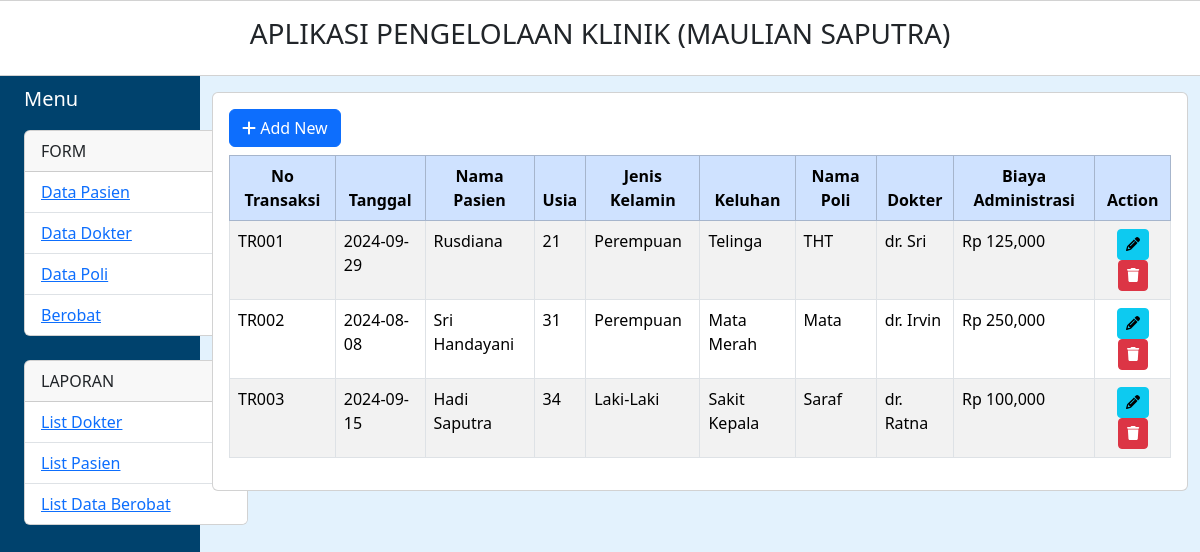
The page /berobat/index.php on the database its author committed.
### tables this page shows
CREATE TABLE `berobat` (
  `No_Transaksi` varchar(20) NOT NULL,
  `PasienKlinik_ID` varchar(11) NOT NULL,
  `Tanggal_Berobat` date NOT NULL,
  `Dokter_ID` int(11) NOT NULL,
  `Keluhan_Pasien` text NOT NULL,
  `Biaya_Adm` int(12) NOT NULL
);

CREATE TABLE `pasien` (
  `PasienKlinik_ID` varchar(11) NOT NULL,
  `Nama_PasienKlinik` varchar(100) NOT NULL,
  `Tanggal_LahirPasien` date NOT NULL,
  `Jenis_KelaminPasien` varchar(20) NOT NULL,
  `Alamat_Pasien` varchar(100) NOT NULL
);

CREATE TABLE `poli` (
  `Poli_ID` int(11) NOT NULL,
  `Nama_Poli` varchar(100) NOT NULL
);

CREATE TABLE `dokter` (
  `Dokter_ID` int(11) NOT NULL,
  `Nama_Dokter` varchar(100) NOT NULL,
  `Poli_ID` int(11) NOT NULL
);

### berobat/index.php (the view, shortened to what this page needs)
<!DOCTYPE html>
<html lang="en">
<head>
    <link rel="stylesheet" href="../css/bootstrap.min.css">
    <link rel="stylesheet" href="../css/all.min.css">
</head>
<body style="background-color:#e3f2fd;">
<div class="row">
        <div class="card m-auto text-center">
            <div class="card-body">
                <h3 class="card-title">APLIKASI PENGELOLAAN KLINIK (MAULIAN SAPUTRA)</h3>
            </div>
        </div>
        </div>
<div class="container-fluid">
    <div class="row flex-nowrap">
        <?php include_once("../menu.php") ?>
        <div class="col py-3">
        <div class="card m-auto">
            <div class="card-body">
                <a title="Tambah Data Baru" href="form.php" class="btn btn-primary mb-2"><i class="fa fa-plus"></i> Add New</a>
                    <table class="table table-striped table-bordered">
                        <thead>
                            <tr class="table-primary text-center">
                                <th  scope="col">No Transaksi</th>
                                <th scope="col">Tanggal</th>
                                <th scope="col">Nama Pasien</th>
                                <th scope="col">Usia</th>
                                <th scope="col">Jenis Kelamin</th>
                                <th scope="col">Keluhan</th>
                                <th scope="col">Nama Poli</th>
                                <th scope="col">Dokter</th>
                                <th scope="col">Biaya Administrasi</th>
                                <th scope="col">Action</th>
                            </tr>
                        </thead>
                        <tbody>
                            <?php
                            include_once("../koneksi.php");
                            $sql = "SELECT * FROM berobat INNER JOIN pasien ON berobat.PasienKlinik_ID=pasien.PasienKlinik_ID
                            INNER JOIN dokter ON berobat.Dokter_ID=dokter.Dokter_ID INNER JOIN poli ON dokter.Poli_ID=poli.Poli_ID";
                            $qry = mysqli_query($con,$sql);
                            foreach($qry as $list){
                            ?>
                            <tr>
                                <td><?=$list['No_Transaksi']?></td>
                                <td><?=$list['Tanggal_Berobat']?></td>
                                <td><?=$list['Nama_PasienKlinik']?></td>
                                <td><?php
                                $lhr_pasien = date_create($list['Tanggal_LahirPasien']);
                                $lhr_pasien = date_format($lhr_pasien,"Y");
                                echo date("Y")-$lhr_pasien;
                                ?></td>
                                <td><?=$list['Jenis_KelaminPasien']?></td>
                                <td><?=$list['Keluhan_Pasien']?></td>
                                <td><?=$list['Nama_Poli']?></td>
                                <td><?=$list['Nama_Dokter']?></td>
                                <td>Rp <?=number_format($list['Biaya_Adm'])?></td>
                                <td class="text-center">
                                    <a title="Edit Data <?=$list['No_Transaksi']?>" class="btn btn-sm btn-info" href="edit.php?kode=<?=$list['No_Transaksi']?>"><i class="fa fa-pencil"></i></a>
                                    <button title="Hapus Data <?=$list['No_Transaksi']?>" type="button" class="btn btn-danger btn-sm" data-bs-toggle="modal" data-bs-target="#exampleModal<?=$list['No_Transaksi']?>">
                                    <i class="fa fa-trash"></i>
                                    </button>
                                </td>
                            </tr>
                            <?php
                            }
                            ?>
                        </tbody>
                    </table>
                </div>
            </div>
        </div>
    </div>
</div>
</body>
</html>

### menu.php
<div class="col-auto col-md-3 col-xl-2 px-sm-2 px-0" style="background-color: #00426D;">
            <div class="d-flex flex-column align-items-center align-items-sm-start px-3 pt-2 text-white min-vh-100">
                <a href="/" class="d-flex align-items-center pb-3 mb-md-0 me-md-auto text-white text-decoration-none">
                    <span class="fs-5 d-none d-sm-inline">Menu</span>
                </a>
                <div class="card" style="width: 14rem;">
                    <div class="card-header">
                        FORM
                    </div>
                    <ul class="list-group list-group-flush">
                        <li class="list-group-item"><a href="../pasien/">Data Pasien</a></li>
                        <li class="list-group-item"><a href="../dokter/">Data Dokter</a></li>
                        <li class="list-group-item"><a href="../poli/">Data Poli</a></li>
                        <li class="list-group-item"><a href="../berobat/">Berobat</a></li>
                    </ul>
                </div>
                <br>
                <div class="card" style="width: 14rem;">
                    <div class="card-header">
                        LAPORAN
                    </div>
                    <ul class="list-group list-group-flush">
                        <li class="list-group-item"><a href="../dokter/index2.php">List Dokter</a></li>
                        <li class="list-group-item"><a href="../pasien/index2.php">List Pasien</a></li>
                        <li class="list-group-item"><a href="../berobat/index2.php">List Data Berobat</a></li>
                    </ul>
                </div>
            </div>
        </div>

### rows shown on the page
berobat: No_Transaksi "TR001", Tanggal_Berobat "2024-09-29", PasienKlinik_ID.Nama_PasienKlinik "Rusdiana", PasienKlinik_ID.Jenis_KelaminPasien "Perempuan", Keluhan_Pasien "Telinga", poli.Nama_Poli "THT", Dokter_ID.Nama_Dokter "dr. Sri", Biaya_Adm "125,000"
berobat: No_Transaksi "TR002", Tanggal_Berobat "2024-08-08", PasienKlinik_ID.Nama_PasienKlinik "Sri Handayani", PasienKlinik_ID.Jenis_KelaminPasien "Perempuan", Keluhan_Pasien "Mata Merah", poli.Nama_Poli "Mata", Dokter_ID.Nama_Dokter "dr. Irvin", Biaya_Adm "250,000"
berobat: No_Transaksi "TR003", Tanggal_Berobat "2024-09-15", PasienKlinik_ID.Nama_PasienKlinik "Hadi Saputra", PasienKlinik_ID.Jenis_KelaminPasien "Laki-Laki", Keluhan_Pasien "Sakit Kepala", poli.Nama_Poli "Saraf", Dokter_ID.Nama_Dokter "dr. Ratna", Biaya_Adm "100,000"
